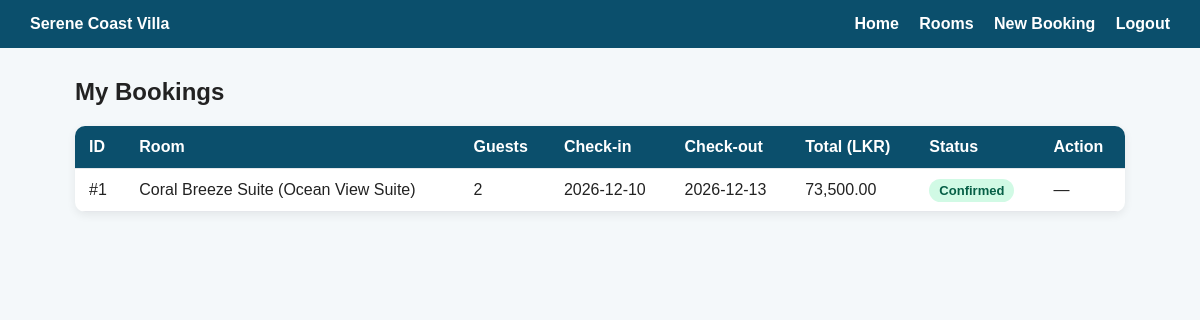
Screenshot of /my_bookings.php (signed in) with the database file from the repository.
### tables this page shows
CREATE TABLE `bookings` (
  `booking_id` int(11) NOT NULL,
  `user_id` int(11) NOT NULL,
  `room_id` int(11) NOT NULL,
  `guests_count` int(11) NOT NULL DEFAULT 1,
  `check_in` date NOT NULL,
  `check_out` date NOT NULL,
  `total_amount` decimal(10,2) NOT NULL,
  `booking_status` enum('Pending','Confirmed','Cancelled') NOT NULL DEFAULT 'Pending',
  `booking_date` timestamp NOT NULL DEFAULT current_timestamp()
);

CREATE TABLE `rooms` (
  `room_id` int(11) NOT NULL,
  `room_name` varchar(120) NOT NULL,
  `room_type` varchar(60) NOT NULL,
  `description` text NOT NULL,
  `facilities` varchar(255) NOT NULL,
  `price_per_night` decimal(10,2) NOT NULL,
  `max_guests` int(11) NOT NULL,
  `room_status` enum('Available','Inactive') NOT NULL DEFAULT 'Available',
  `image_url` varchar(255) DEFAULT 'assets/images/room-default.jpg',
  `created_at` timestamp NOT NULL DEFAULT current_timestamp()
);

### my_bookings.php (the view, shortened to what this page needs)
<?php
require_once 'config/db.php';
$user_id = (int)$_SESSION['user_id'];
$listStmt = $pdo->prepare("
    SELECT b.*, r.room_name, r.room_type
    FROM bookings b
    JOIN rooms r ON b.room_id = r.room_id
    WHERE b.user_id = :user_id
    ORDER BY b.booking_date DESC
");
$listStmt->execute(['user_id' => $user_id]);
$bookings = $listStmt->fetchAll();
?>
<!DOCTYPE html>
<html lang="en">
<head>
</head>
<body>
<header>
    <div><strong>Serene Coast Villa</strong></div>
    <nav>
        <a href="index.php">Home</a>
        <a href="rooms.php">Rooms</a>
        <a href="booking.php">New Booking</a>
        <a href="logout.php">Logout</a>
    </nav>
</header>
<div class="container">
    <h2>My Bookings</h2>
    <table>
        <thead>
            <tr>
                <th>ID</th>
                <th>Room</th>
                <th>Guests</th>
                <th>Check-in</th>
                <th>Check-out</th>
                <th>Total (LKR)</th>
                <th>Status</th>
                <th>Action</th>
            </tr>
        </thead>
        <tbody>
            <?php if (empty($bookings)): ?>
                <tr><td colspan="8">No bookings found yet. <a href="rooms.php">Browse rooms</a></td></tr>
            <?php else: ?>
                <?php foreach ($bookings as $b): ?>
                    <tr>
                        <td>#<?php echo (int)$b['booking_id']; ?></td>
                        <td><?php echo htmlspecialchars($b['room_name']); ?> (<?php echo htmlspecialchars($b['room_type']); ?>)</td>
                        <td><?php echo (int)$b['guests_count']; ?></td>
                        <td><?php echo htmlspecialchars($b['check_in']); ?></td>
                        <td><?php echo htmlspecialchars($b['check_out']); ?></td>
                        <td><?php echo number_format($b['total_amount'], 2); ?></td>
                        <td><span class="badge <?php echo htmlspecialchars($b['booking_status']); ?>"><?php echo htmlspecialchars($b['booking_status']); ?></span></td>
                        <td>
                            <?php if ($b['booking_status'] === 'Pending'): ?>
                                <form method="POST" action="" style="display:inline;" onsubmit="return confirm('Cancel this pending booking?');">
                                    <input type="hidden" name="cancel_booking_id" value="<?php echo (int)$b['booking_id']; ?>">
                                    <button type="submit">Cancel</button>
                                </form>
                            <?php else: ?>
                                —
                            <?php endif; ?>
                        </td>
                    </tr>
                <?php endforeach; ?>
            <?php endif; ?>
        </tbody>
    </table>
</div>
</body>
</html>

### my_bookings.php (style rules this page uses)
body { font-family: Arial, sans-serif; margin: 0; background: #f4f8fa; color: #222; }
header { background: #0b4f6c; color: #fff; padding: 15px 30px; display: flex; justify-content: space-between; align-items: center; }
header a { color: #fff; text-decoration: none; margin-left: 16px; font-weight: bold; }
.container { max-width: 1050px; margin: 30px auto; padding: 0 20px; }
table { width: 100%; border-collapse: collapse; background: #fff; border-radius: 10px; overflow: hidden; box-shadow: 0 3px 10px rgba(0,0,0,0.07); }
th, td { padding: 12px 14px; border-bottom: 1px solid #e5e7eb; text-align: left; }
th { background: #0b4f6c; color: #fff; }
.badge { padding: 4px 10px; border-radius: 12px; font-size: 13px; font-weight: bold; }
.Confirmed { background: #d1fae5; color: #065f46; }

### rows the page displays
bookings: booking_id "1", room.room_name "Coral Breeze Suite", room.room_type "Ocean View Suite", guests_count "2", check_in "2026-12-10", check_out "2026-12-13", total_amount "73,500.00", booking_status "Confirmed"
